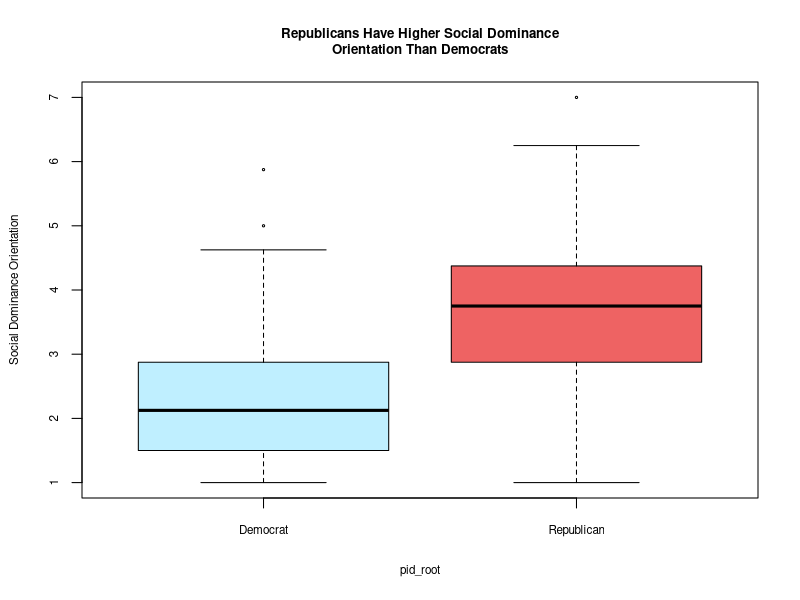
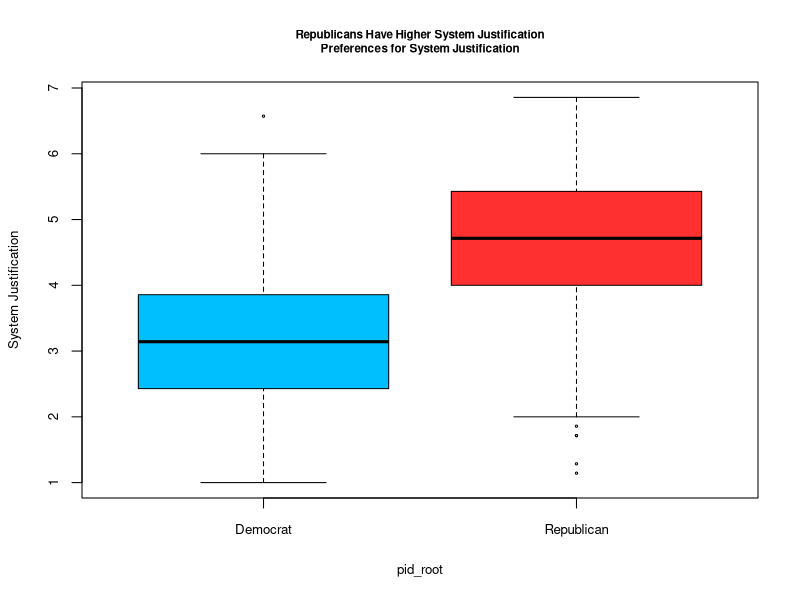
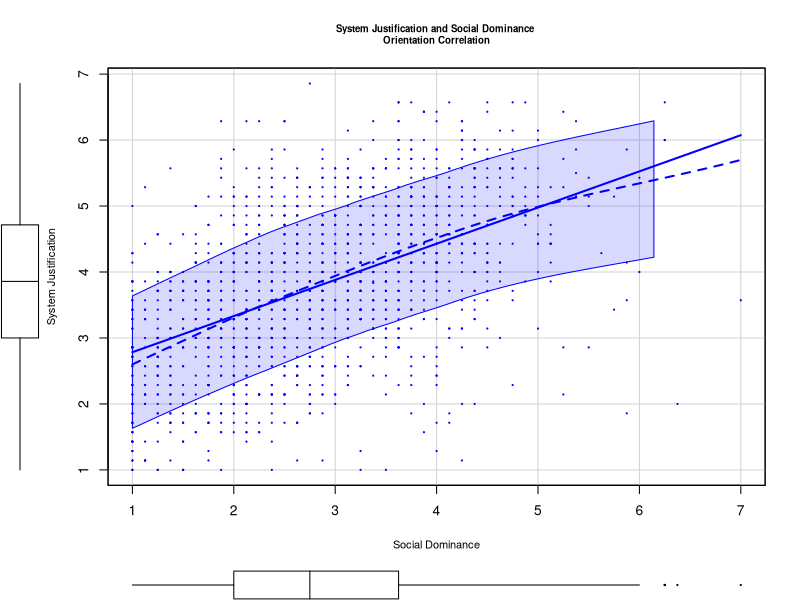
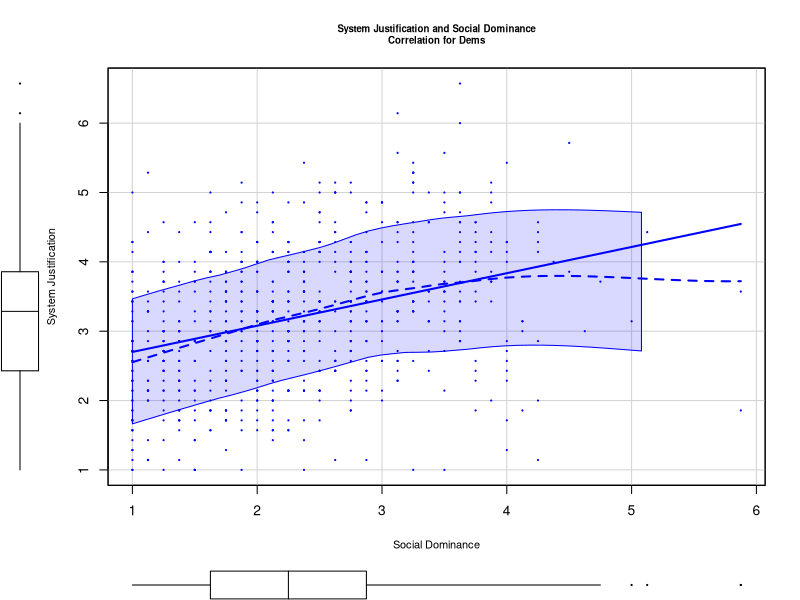
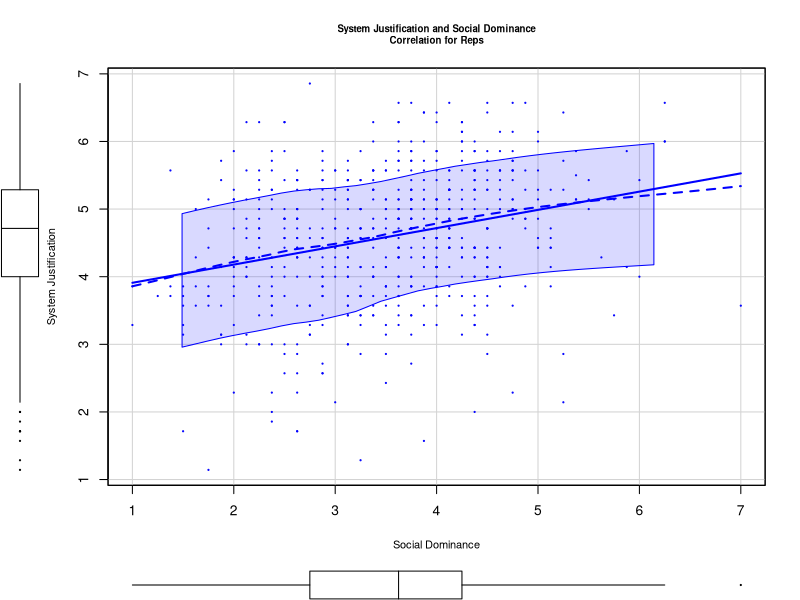

The R source for these figures, in order: (Note: this script raises an error after producing the figures.)
## RUN LINES 3-8 PRIOR TO ENGAGING CODE FOR PROBLEMS ##

setwd("~/Desktop/POL 51 R Folder")
library(foreign)
dataclass<-read.dta("problemset2data.dta")
attach(dataclass)
install.packages("car")
library(car)





## QUESTION 1: Social dominance for Dems/Reps ##
## Summary stats for Dems - Run one line at a time ##
summary(subset(dataclass, pid_root == 2)$social_dominance,
        na.rm=TRUE)

## Summary stats for Reps ##
summary(subset(dataclass, pid_root == 1)$social_dominance,
        na.rm=TRUE)

## Conducting a t-test ##
attach(dataclass)

t.test(social_dominance~repdem,
       mu=0,
       alternative="two.sided")

## Boxplot for Visualization's Sake ##
pid_root[pid_root==1] <- "Republican"
pid_root[pid_root==2] <- "Democrat"
pid_root[pid_root==3] <- NA
pid_root[pid_root==4] <- NA
pid_root[pid_root==5] <- NA
pid_root[pid_root==6] <- NA
boxplot(social_dominance~pid_root,
        cex = .3, cex.lab=.7,cex.axis = .7,
        ylab="Social Dominance Orientation", cex.ylab = .3,
        main="Republicans Have Higher Social Dominance
Orientation Than Democrats", cex.main = .8,
        col=c("lightblue1", "indianred2"))






## QUESTION 2: System Justification for Dems/Reps ##
## Summary stats for Dems - Run one line at a time ##
summary(subset(dataclass, pid_root == 2)$system_justification,
        na.rm=TRUE)

## Summary stats for Reps - Run one line at a time ##
summary(subset(dataclass, pid_root == 1)$system_justification,
        na.rm=TRUE)

## Conducting a t-test ##
attach(dataclass)

t.test(system_justification~repdem,
       mu=0,
       alternative="two.sided")

## Boxplot for Visualization's Sake ##
pid_root[pid_root==1] <- "Republican"
pid_root[pid_root==2] <- "Democrat"
pid_root[pid_root==3] <- NA
pid_root[pid_root==4] <- NA
pid_root[pid_root==5] <- NA
pid_root[pid_root==6] <- NA
boxplot(system_justification~pid_root,
        cex = .3, cex.lab=.8,
        ylab="System Justification", cex.axis = .8,
        main="Republicans Have Higher System Justification
Preferences for System Justification", cex.main = .7,
        col=c("deepskyblue1", "firebrick1"))







###QUESTION 3: Correlation Between Soc. Dom./Sys. Just. and Dems/Reps ##
scatterplot(system_justification ~ social_dominance,
            xlab = "Social Dominance",
            ylab = "System Justification",
            cex = .2,
            main = "System Justification and Social Dominance 
Orientation Correlation", cex.main = .7, cex.lab=.8)
cor(system_justification, social_dominance, use = "complete.obs")

##For Dems - Correlation and Scatterplot - RUN ONE LINE AT A TIME WHEN ATTACHING/DETACHING DATA SETS##
dem <- subset(dataclass, repdem == 0)
detach(dataclass)
attach(dem)
scatterplot(system_justification ~ social_dominance,
            xlab = "Social Dominance",
            ylab = "System Justification",
            cex = .2, cex.main = .7, cex.lab = .8,
            main = "System Justification and Social Dominance
Correlation for Dems")
cor(system_justification, social_dominance, use = "complete.obs")
detach(dem)
attach(dataclass)

##For Reps - Correlation and Scatterplot - RUN ONE LINE AT A TIME WHEN ATTACHING/DETACHING DATA SETS##
rep <- subset(dataclass, repdem == 1)
detach(dataclass)
attach(rep)
scatterplot(system_justification ~ social_dominance,
            xlab = "Social Dominance",
            ylab = "System Justification",
            cex = .2, cex.main = .7, cex.lab = .8,
            main = "System Justification and Social Dominance
Correlation for Reps")
cor(system_justification, social_dominance, use = "complete.obs")
detach(rep)
attach(dataclass)






### QUESTION 4: Death/Crime Condition Effect on Restriction Policy ##
# Summary Statistics for Condition 0 (Crime) #
summary(subset(dataclass, death_crime == 0)$restriction,
        na.rm=TRUE)

# Summary Statistics for Condition 1 (Death) #
summary(subset(dataclass, death_crime == 1)$restriction,
        na.rm=TRUE)

# T-test for difference in Death v. Crime #
t.test(restriction~death_crime, mu=0, paired=FALSE,
       alternative="two.sided")






### QUESTION 6: AGGIE CHALLENGE ###
#Creating a Dummy Variable#
dataclass$ucd_TAMU[dataclass$TAMU== "1"] <- 0
dataclass$ucd_TAMU[dataclass$ucd== "1"] <- 1
dataclass$ucd_TAMU[dataclass$ucd_TAMU==0] <- "Fake (TAMU) Aggies"
dataclass$ucd_TAMU[dataclass$ucd_TAMU==1] <- "Real (UCD) Aggies"

#PART A: SUMMARY/T-TEST for UCD v. TAMU on Social Dominance#
summary(subset(dataclass, ucd==1)$social_dominance, na.rm=TRUE)
summary(subset(dataclass, TAMU==1)$social_dominance, na.rm=TRUE)

t.test(social_dominance~ucd_TAMU, data=dataclass, mu=0, paired=FALSE,
       alternative="two.sided")


#PART B: SUMMARY/T-TEST for UCD v. TAMU on System Justification#
summary(subset(dataclass, ucd==1)$system_justification, na.rm=TRUE)
summary(subset(dataclass, TAMU==1)$system_justification, na.rm=TRUE)

t.test(system_justification~ucd_TAMU, data=dataclass, mu=0, paired=FALSE,
       alternative="two.sided")

#PART C: SUMMARY/T-TEST for UCD v. TAMU in Respect to PID#
summary(subset(dataclass, ucd==1)$ideo9, na.rm=TRUE)
summary(subset(dataclass, TAMU==1)$ideo9, na.rm=TRUE)

t.test(ideo9~ucd_TAMU, data=dataclass, mu=0, paired=FALSE,
       alternative="two.sided")

#PART D: SUMMARY/T-TEST for UCD v. TAMU in Resitriction#
summary(subset(dataclass, ucd==1)$restriction, na.rm=TRUE)
summary(subset(dataclass, TAMU==1)$restriction, na.rm=TRUE)

t.test(restriction~ucd_TAMU, data=dataclass, mu=0, paired=FALSE,
       alternative="two.sided")

#PART E: SUMMARY/T-TEST for UCD v. TAMU in Undoc. Size Estimate#
summary(subset(dataclass, ucd==1)$undocumented_size, na.rm=TRUE)
summary(subset(dataclass, TAMU==1)$undocumented_size, na.rm=TRUE)

t.test(undocumented_size~ucd_TAMU, data=dataclass, mu=0, paired=FALSE,
       alternative="two.sided")




### PROBLEM 7: Linear Regression ###
regmod1<-lm(restriction~social_dominance + system_justification + sex)
summary(regmod1)




### PROBLEM 8: CHAIN MIGRATION V. FAMILY REUNIFICATION ###
#Terminology: Family Reunification#
summary(subset(dataclass, chain_family == 0)$family_policy,
        na.rm=TRUE)
#Terminology: Chain Migration#
summary(subset(dataclass, chain_family ==1)$family_policy,
        na.rm=TRUE)

#T-Test of the Two#
t.test(family_policy~chain_family, data=dataclass, mu=0, paired=FALSE,
       alternative="two.sided")




### PROBLEM 9: WILDCARD ###
##PART 1: Latino Preferences on Restrictionist Policy ##
# Summary of Latinos/Others Restriction Policy Preferences#
summary(subset(dataclass, R_latino == 0)$restriction,
        na.rm=TRUE)
summary(subset(dataclass, R_latino == 1)$restriction,
        na.rm=TRUE)

# T-Test for This #
t.test(restriction~R_latino, data=dataclass, mu=0, paired=FALSE,
       alternative="less")

# Boxplot of these two variables #
R_latino[R_latino==0] <- "Other Ethnicities"
R_latino[R_latino==1] <- "Latinos"
boxplot(restriction~R_latino,
        cex = .3,
        ylab="Restrictionist Preferences", cex.ylab = .2,
        main="Lower Latino Restrictionst
Policy Preferences", cex.main = .9,
        col=c("darkolivegreen1", "floralwhite"))

#Linear Regression #
regmod2<-lm(restriction~R_latino)
summary(regmod2)


## PART 2: Whites and System Justification ##
summary(subset(dataclass, R_onlywhite == 0)$system_justification,
        na.rm=TRUE)
summary(subset(dataclass, R_onlywhite == 1)$system_justification,
        na.rm=TRUE)

# T-Test for This #
t.test(system_justification~R_onlywhite, data=dataclass, mu=0, paired=FALSE,
       alternative="greater")

# Boxplot of these two variables #
R_onlywhite[R_onlywhite==0] <- "Other Ethnicities"
R_onlywhite[R_onlywhite==1] <- "White"
boxplot(system_justification~R_onlywhite,
        cex = .3,
        ylab="System Justification Preferences", cex.ylab = .1,
        main="Higher White System
Justification Preferences", cex.main = .8,
        col=c("limegreen", "papayawhip"))

#Linear Regression #
regmod3<-lm(system_justification~R_onlywhite)
summary(regmod3)




##PART 3: Correlation Between System Justification and Social Dominance ##
summary(restriction)
summary(system_justification)

# Correlation and Boxplot of Latino Preferences on Restrictionist Policy #
cor(system_justification, restriction, use = "complete.obs")

#Scatterplot of System Justification and Restriction
scatterplot(system_justification ~ restriction,
            xlab = "Restriction",
            ylab = "System Justification",
            cex = .2, cex.main = .9, cex.lab = .8,
            main = "Correlation Between System Justification
and Restriction Preferences")

### FIN ###









